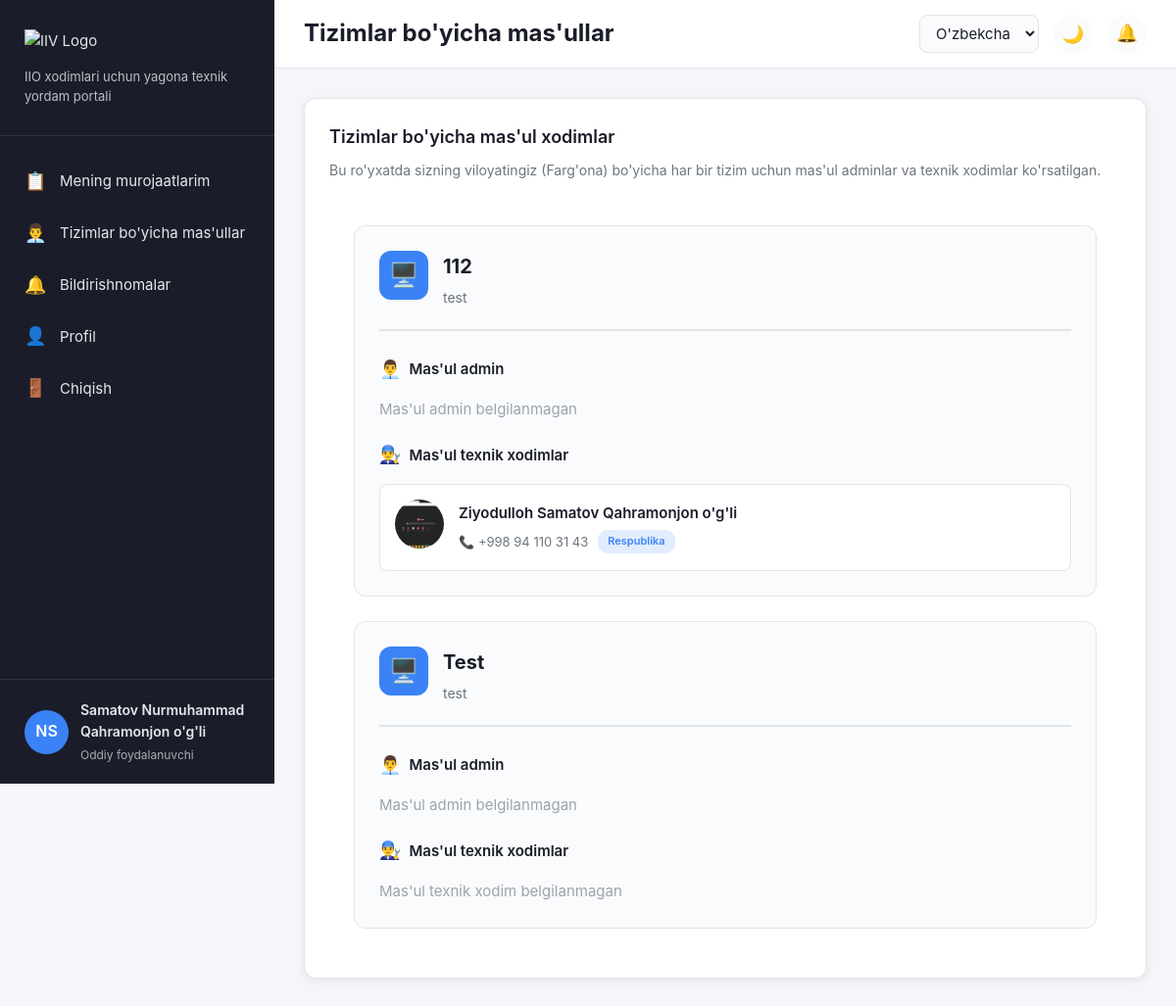
Page /tickets/system-responsibles/ (signed in) on the committed database.
### accounts/models.py (models this page shows, shortened)
class User(AbstractUser):
    ROLE_CHOICES = [
        ('user', _('Oddiy foydalanuvchi')),
        ('technician', _('Texnik xodim')),
        ('admin', _('Admin')),
        ('superadmin', _('Bosh admin')),
    ]
    LANGUAGE_CHOICES = [
        ('uz', _("O'zbekcha (Lotin)")),
        ('uz-cy', _("Ўзбекча (Кирилл)")),
        ('ru', _('Русский')),
    ]
    last_name = models.CharField(max_length=150, verbose_name=_("Familiya"))
    first_name = models.CharField(max_length=150, verbose_name=_("Ism"))
    middle_name = models.CharField(max_length=150, blank=True, verbose_name=_("Sharif"))
    region = models.ForeignKey(
        Region,
        on_delete=models.SET_NULL,
        null=True,
        blank=True,
        verbose_name=_("Viloyat")
    )
    department = models.ForeignKey(
        Department,
        on_delete=models.SET_NULL,
        null=True,
        blank=True,
        verbose_name=_("Hududiy bo'lim")
    )
    position = models.CharField(max_length=200, blank=True, verbose_name=_("Lavozim"))
    phone = models.CharField(max_length=20, blank=True, verbose_name=_("Telefon"))
    role = models.CharField(
        max_length=20,
        choices=ROLE_CHOICES,
        default='user',
        verbose_name=_("Rol")
    )
    language = models.CharField(
        max_length=10,
        choices=LANGUAGE_CHOICES,
        default='uz',
        verbose_name=_("Til")
    )
    avatar = models.ImageField(
        upload_to='avatars/',
        blank=True,
        null=True,
        verbose_name=_("Avatar")
    )
    is_active = models.BooleanField(default=True, verbose_name=_("Aktiv"))
    created_at = models.DateTimeField(auto_now_add=True, verbose_name=_("Yaratilgan"))
    updated_at = models.DateTimeField(auto_now=True, verbose_name=_("O'zgartirilgan"))
    class Meta:
        verbose_name = _("Foydalanuvchi")
        verbose_name_plural = _("Foydalanuvchilar")
        ordering = ['-created_at']
    def get_full_name(self):
        parts = [self.last_name, self.first_name]
        if self.middle_name:
            parts.append(self.middle_name)
        return ' '.join(parts)
    def is_technician(self):
        return self.role == 'technician'
    def is_admin(self):
        return self.role in ['admin', 'superadmin']
    def is_superadmin(self):
        return self.role == 'superadmin'

class Region(models.Model):
    name = models.CharField(max_length=100, verbose_name=_("Viloyat nomi"))
    code = models.CharField(max_length=10, unique=True, verbose_name=_("Kod"))
    is_active = models.BooleanField(default=True, verbose_name=_("Faol"))
    class Meta:
        verbose_name = _("Viloyat")
        verbose_name_plural = _("Viloyatlar")
        ordering = ['name']

### systems/models.py (models this page shows, shortened)
class System(models.Model):
    name = models.CharField(max_length=200, unique=True, verbose_name=_("Tizim nomi"))
    description = models.TextField(blank=True, verbose_name=_("Ta'rif"))
    is_active = models.BooleanField(default=True, verbose_name=_("Faol"))
    created_at = models.DateTimeField(auto_now_add=True, verbose_name=_("Yaratilgan"))
    class Meta:
        verbose_name = _("Tizim")
        verbose_name_plural = _("Tizimlar")
        ordering = ['name']

class SystemResponsible(models.Model):
    ROLE_CHOICES = [
        ('admin', _('Admin')),
        ('technician', _('Texnik xodim')),
    ]
    system = models.ForeignKey(
        System,
        on_delete=models.CASCADE,
        related_name='responsibles',
        verbose_name=_("Tizim")
    )
    user = models.ForeignKey(
        User,
        on_delete=models.CASCADE,
        related_name='system_responsibilities',
        verbose_name=_("Xodim")
    )
    role_in_system = models.CharField(
        max_length=20,
        choices=ROLE_CHOICES,
        verbose_name=_("Rol")
    )
    region = models.ForeignKey(
        Region,
        on_delete=models.CASCADE,
        null=True,
        blank=True,
        related_name='system_responsibles',
        verbose_name=_("Viloyat"),
        help_text=_("Agar bo'sh bo'lsa - respublika miqyosida mas'ul")
    )
    is_default = models.BooleanField(
        default=False,
        verbose_name=_("Asosiy mas'ul"),
        help_text=_("Region bo'sh va is_default=True bo'lsa - respublika mas'uli")
    )
    created_at = models.DateTimeField(auto_now_add=True, verbose_name=_("Yaratilgan"))
    class Meta:
        verbose_name = _("Tizim mas'uli")
        verbose_name_plural = _("Tizim mas'ullari")
        unique_together = [['system', 'user', 'region']]
        ordering = ['system', 'region']

### tickets/views.py (the view)
# urls.py: path('system-responsibles/', views.system_responsibles_view, name='system_responsibles'),
@login_required
def system_responsibles_view(request):
    user_region = request.user.region
    systems = System.objects.filter(is_active=True)
    responsibles_data = []
    for system in systems:
        admin = SystemResponsible.objects.filter(
            system=system,
            region=user_region,
            role_in_system='admin'
        ).first()
        if not admin:
            admin = SystemResponsible.objects.filter(
                system=system,
                region__isnull=True,
                is_default=True,
                role_in_system='admin'
            ).first()
        technicians = SystemResponsible.objects.filter(
            system=system,
            region=user_region,
            role_in_system='technician'
        )
        if not technicians.exists():
            technicians = SystemResponsible.objects.filter(
                system=system,
                region__isnull=True,
                is_default=True,
                role_in_system='technician'
            )
        responsibles_data.append({
            'system': system,
            'admin': admin,
            'technicians': technicians,
        })
    context = {
        'responsibles_data': responsibles_data,
    }
    return render(request, 'tickets/system_responsibles.html', context)

### templates/tickets/system_responsibles.html (shortened to what this page needs)
{% extends 'base.html' %}
{% load static %}
{% load i18n %}
{% block page_title %}{% trans "Tizimlar bo'yicha mas'ullar" %}{% endblock %}
{% block content %}
<div class="responsibles-page">
    <div class="card">
        <div class="card-header">
            <h3 class="card-title">{% trans "Tizimlar bo'yicha mas'ul xodimlar" %}</h3>
            <p class="card-subtitle">
                {% trans "Bu ro'yxatda sizning viloyatingiz" %} ({{ user.region.name }}) {% trans "bo'yicha har bir tizim uchun mas'ul adminlar va texnik xodimlar ko'rsatilgan." %}
            </p>
        </div>
        {% if responsibles_data %}
        <div class="responsibles-list">
            {% for item in responsibles_data %}
            <div class="responsible-card">
                <div class="system-header">
                    <div class="system-icon">🖥️</div>
                    <div>
                        <h4 class="system-name">{{ item.system.name }}</h4>
                        {% if item.system.description %}
                        <p class="system-description">{{ item.system.description }}</p>
                        {% endif %}
                    </div>
                </div>
                <div class="responsible-section">
                    <div class="section-title">
                        <span class="icon">👨‍💼</span>
                        {% trans "Mas'ul admin" %}
                    </div>
                    {% if item.admin %}
                    <div class="person-card">
                        <div class="person-avatar">
                            {% if item.admin.user.avatar %}
                                <img src="{{ item.admin.user.avatar.url }}" alt="Avatar">
                            {% else %}
                                <div class="avatar-placeholder">
                                    {{ item.admin.user.first_name.0 }}{{ item.admin.user.last_name.0 }}
                                </div>
                            {% endif %}
                        </div>
                        <div class="person-info">
                            <div class="person-name">{{ item.admin.user.get_full_name }}</div>
                            <div class="person-details">
                                {% if item.admin.user.phone %}
                                    📞 {{ item.admin.user.phone }}
                                {% endif %}
                                {% if item.admin.region %}
                                    <span class="badge badge-info">{{ item.admin.region.name }}</span>
                                {% else %}
                                    <span class="badge badge-primary">{% trans "Respublika" %}</span>
                                {% endif %}
                            </div>
                        </div>
                    </div>
                    {% else %}
                    <p class="text-muted">{% trans "Mas'ul admin belgilanmagan" %}</p>
                    {% endif %}
                </div>
                <div class="responsible-section">
                    <div class="section-title">
                        <span class="icon">👨‍🔧</span>
                        {% trans "Mas'ul texnik xodimlar" %}
                    </div>
                    {% if item.technicians %}
                        {% for tech in item.technicians %}
                        <div class="person-card">
                            <div class="person-avatar">
                                {% if tech.user.avatar %}
                                    <img src="{{ tech.user.avatar.url }}" alt="Avatar">
                                {% else %}
                                    <div class="avatar-placeholder">
                                        {{ tech.user.first_name.0 }}{{ tech.user.last_name.0 }}
                                    </div>
                                {% endif %}
                            </div>
                            <div class="person-info">
                                <div class="person-name">{{ tech.user.get_full_name }}</div>
                                <div class="person-details">
                                    {% if tech.user.phone %}
                                        📞 {{ tech.user.phone }}
                                    {% endif %}
                                    {% if tech.region %}
                                        <span class="badge badge-info">{{ tech.region.name }}</span>
                                    {% else %}
                                        <span class="badge badge-primary">{% trans "Respublika" %}</span>
                                    {% endif %}
                                </div>
                            </div>
                        </div>
                        {% endfor %}
                    {% else %}
                    <p class="text-muted">{% trans "Mas'ul texnik xodim belgilanmagan" %}</p>
                    {% endif %}
                </div>
            </div>
            {% endfor %}
        </div>
        {% else %}
        <div class="empty-state">
            <div class="empty-icon">🖥️</div>
            <h3>{% trans "Tizimlar topilmadi" %}</h3>
            <p>{% trans "Hozirda faol tizimlar mavjud emas" %}</p>
        </div>
        {% endif %}
    </div>
</div>
{% endblock %}

### templates/base.html (shortened to what this page needs)
{% load static %}
{% load i18n %}
<!DOCTYPE html>
<html lang="{{ LANGUAGE_CODE }}">
<head>
    <link rel="stylesheet" href="{% static 'css/style.css' %}">
    <link rel="stylesheet" href="{% static 'css/components.css' %}">
</head>
<body data-theme="light">
    <aside class="sidebar">
        <div class="sidebar-header">
            <div class="logo">
                <img src="{% static 'images/logo.png' %}" alt="IIV Logo">
            </div>
            <p class="sidebar-tagline">{% trans "IIO xodimlari uchun yagona texnik yordam portali" %}</p>
        </div>
        <nav class="sidebar-nav">
            {% block sidebar_menu %}
            {% if user.is_authenticated %}
                {% if user.is_admin %}
                    <a href="{% url 'tickets:admin_dashboard' %}" class="nav-item">
                        <span class="icon">📊</span>
                        <span>{% trans "Dashboard" %}</span>
                    </a>
                    <a href="{% url 'tickets:admin_dashboard' %}" class="nav-item">
                        <span class="icon">📋</span>
                        <span>{% trans "Barcha murojaatlar" %}</span>
                    </a>
                    <a href="{% url 'tickets:users_list' %}" class="nav-item">
                        <span class="icon">👥</span>
                        <span>{% trans "Xodimlar" %}</span>
                    </a>
                {% elif user.is_technician %}
                    <a href="{% url 'tickets:technician_tickets' %}" class="nav-item">
                        <span class="icon">📋</span>
                        <span>{% trans "Mening murojaatlarim" %}</span>
                    </a>
                {% else %}
                    <a href="{% url 'tickets:dashboard' %}" class="nav-item">
                        <span class="icon">📋</span>
                        <span>{% trans "Mening murojaatlarim" %}</span>
                    </a>
                    <a href="{% url 'tickets:system_responsibles' %}" class="nav-item">
                        <span class="icon">👨‍💼</span>
                        <span>{% trans "Tizimlar bo'yicha mas'ullar" %}</span>
                    </a>
                {% endif %}
                <a href="{% url 'notifications:list' %}" class="nav-item">
                    <span class="icon">🔔</span>
                    <span>{% trans "Bildirishnomalar" %}</span>
                </a>
                <a href="{% url 'accounts:profile' %}" class="nav-item">
                    <span class="icon">👤</span>
                    <span>{% trans "Profil" %}</span>
                </a>
                <a href="{% url 'accounts:logout' %}" class="nav-item">
                    <span class="icon">🚪</span>
                    <span>{% trans "Chiqish" %}</span>
                </a>
            {% endif %}
            {% endblock %}
        </nav>
        {% if user.is_authenticated %}
        <div class="sidebar-footer">
            <div class="user-info">
                {% if user.photo %}
                    <img src="{{ user.photo.url }}" alt="Avatar" class="user-avatar">
                {% else %}
                    <div class="user-avatar-placeholder">{{ user.first_name.0 }}{{ user.last_name.0 }}</div>
                {% endif %}
                <div class="user-details">
                    <div class="user-name">{{ user.get_full_name }}</div>
                    <div class="user-role">{{ user.get_role_display }}</div>
                </div>
            </div>
        </div>
        {% endif %}
    </aside>
    <main class="main-content">
        <header class="topbar">
            <div class="topbar-left">
                <h1 class="page-title">{% block page_title %}{% trans "Dashboard" %}{% endblock %}</h1>
            </div>
            <div class="topbar-right">
                <div class="language-selector">
                    <form method="post" action="{% url 'set_language' %}" id="languageForm">
                        <select name="language" onchange="this.form.submit()" class="language-select">
                            <option value="uz" {% if request.LANGUAGE_CODE == 'uz' %}selected{% endif %}>O'zbekcha</option>
                        </select>
                    </form>
                </div>
                <button class="theme-toggle" id="themeToggle" onclick="toggleTheme()">
                    <span class="theme-icon">🌙</span>
                </button>
                {% if user.is_authenticated %}
                <div class="notifications-bell" onclick="toggleNotifications()">
                    <span class="bell-icon">🔔</span>
                </div>
                {% endif %}
            </div>
        </header>
        <div class="content-wrapper">
            {% block content %}{% endblock %}
        </div>
    </main>
</body>
</html>

### rows in the picture
User: first_name.0 "N", last_name.0 "S", get_full_name "Samatov Nurmuhammad Qahramonjon o'g'li", role "Oddiy foydalanuvchi", region.name "Farg'ona"
System: system.name "112", system.description "test"
SystemResponsible: user.avatar (picture), user.get_full_name "Ziyodulloh Samatov Qahramonjon o'g'li", user.phone "+998 94 110 31 43"
System: system.name "Test", system.description "test"
